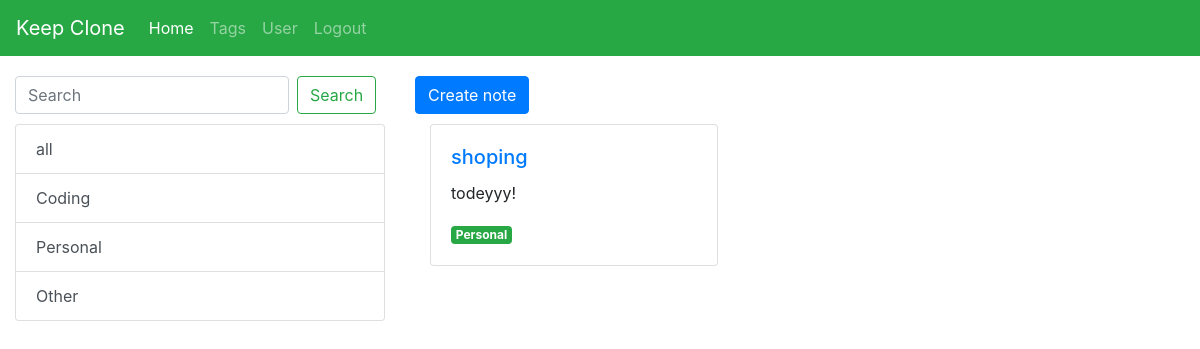
Before: /index (signed in) with the older database file.
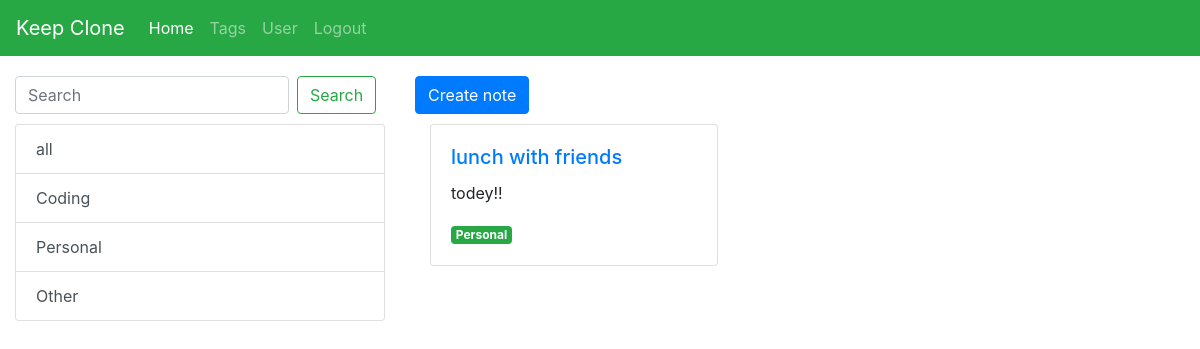
After: the same page with the newer database file.
### tables this page shows
CREATE TABLE "tags" (
	"id"	INTEGER,
	"name"	TEXT NOT NULL,
	"user_id"	INTEGER NOT NULL,
	PRIMARY KEY("id" AUTOINCREMENT)
);

CREATE TABLE "posts" (
	"id"	INTEGER,
	"name"	TEXT NOT NULL,
	"text"	TEXT NOT NULL,
	"tags"	TEXT NOT NULL,
	"user_id"	INTEGER NOT NULL,
	PRIMARY KEY("id" AUTOINCREMENT)
);

### app.py (the view)
@app.route("/index")
def index_page():
    if "user" in session:
        id = session["user"]
        return render_template("index.html", posts = posts(id), len_posts = len(posts(id)), tags = get_tags(id))
    return redirect("/signup")

### main.py (called while the page is built)
def posts(id):
    sql = f"select * from posts where user_id = {id};"
    con = sqlite3.connect("date.db")
    cur = con.cursor()
    cur.execute(sql)
    posts = cur.fetchall()
    con.close()
    return posts

def get_tags(id):
    sql = f"select * from tags where user_id = {id};"
    con = sqlite3.connect("date.db")
    cur = con.cursor()
    cur.execute(sql)
    tags = cur.fetchall()
    con.close()
    return tags

### templates/index.html (shortened to what this page needs)
<!DOCTYPE html>
<html lang="en">
<head>
    <link rel="stylesheet" href="https://cdn.jsdelivr.net/npm/bootstrap@4.6.0/dist/css/bootstrap.min.css">
</head>
<body>
  <nav class="navbar navbar-expand-lg navbar-dark bg-success">
    <a class="navbar-brand" href="#">Keep Clone</a>
    <div class="collapse navbar-collapse" id="navbarSupportedContent">
      <ul class="navbar-nav mr-auto">
        <li class="nav-item active">
          <a class="nav-link" href="/index">Home</a>
        </li>
        <li class="nav-item">
            <a class="nav-link" href="/tags">Tags</a>
          </li>
        <li class="nav-item">
          <a class="nav-link" href="/user">User</a>
        </li>
        <li class="nav-item">
            <a class="nav-link" href="/logout">Logout</a>
          </li>
      </ul>
    </div>
  </nav>
  <div class="container-fluid" style="padding-top: 20px;">
      <div class="row">
          <div class="col-md-4">
            <form action="/search" method="get" class="form-inline my- my-lg-0">
                <input class="form-control mr-sm-2" type="search" placeholder="Search" aria-label="Search" name="search" required>
                <button class="btn btn-outline-success my-2 my-sm-0" type="submit">Search</button>
              </form>
              <div class="list-group" style="padding-top: 10px;">
                <a href="#" class="list-group-item list-group-item-action">all</a>
                {% for i in tags: %}
                <a href="/tags/{{i[1]}}" class="list-group-item list-group-item-action">{{i[1]}}</a>
                {% endfor %}
              </div>
          </div>
          <div class="col-md-8">
            {% if len_posts == 0: %}
            <a href="/create"><button type="button" class="btn btn-primary">Create note</button></a>
              <p>The notes you added will appear here</p>
            {% else: %}
            <a href="/create"><button type="button" class="btn btn-primary">Create note</button></a>
              {% for i in posts: %}
                <div class="col-md-3" style="padding-top: 10px;">
                  <div class="card" style="width: 18rem;">
                    <div class="card-body">
                      <h5 class="card-title"><a href="#">{{i[1]}}</a></h5>
                      <p class="card-text">{{i[2]}}</p>
                      <a href="#" class="badge badge-success">{{i[3]}}</a>
                    </div>
                  </div>
                </div>
              {% endfor %}
            {% endif %}
          </div>
      </div>
  </div>
</body>
</html>

Changed rows visible on the page:
removed posts: name "shoping", text "todeyyy!", tags "Personal"
added posts: name "lunch with friends", text "todey!!", tags "Personal"
